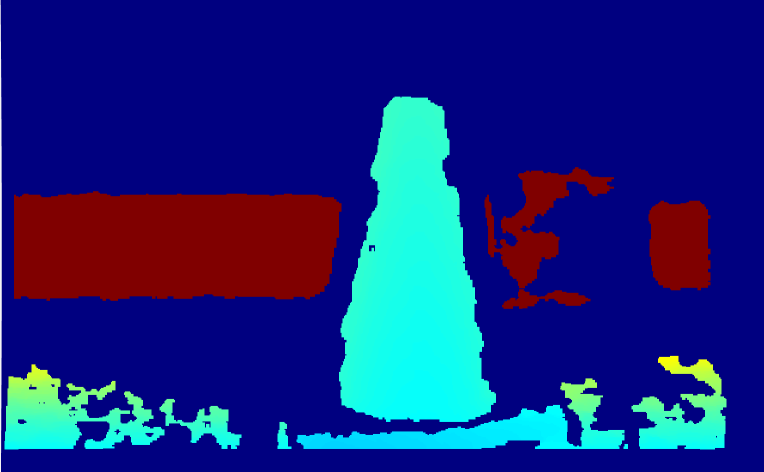
#> input picture Car/0609/1.png, 1528 x 943 px (shown at 1/2 size)
$ python test.py
#> lines starting #> are read from the running program, lines starting #| are printed output that depends on the picture; after the words box and inside, x2 and y2 are one past the last pixel; in counts of white or black regions, pixels touching at a corner belong together
import cv2
import numpy as np

# 读取图像
img = cv2.imread('1.png')
#> img is the input picture: shape (943, 1528, 3); mean B, G, R 126.2, 39, 22
if img is None:
    raise ValueError("图像读取失败！请检查文件路径。")

# 缩小图像方便调试
img_resized = cv2.resize(img, (640, 480))
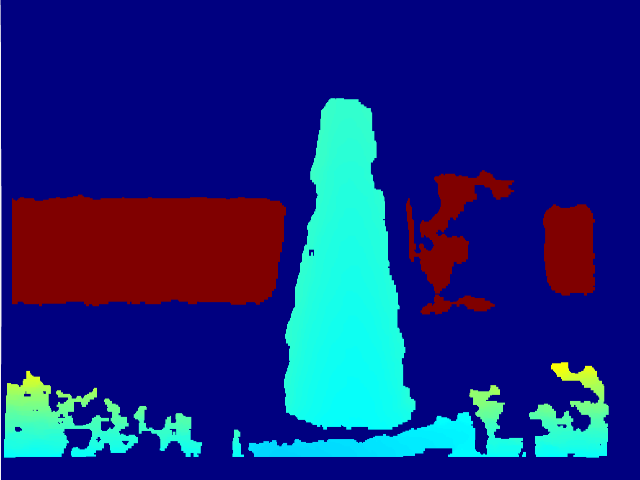
#> img_resized: shape (480, 640, 3); mean B, G, R 126.2, 39, 22

# 转灰度图（便于阈值化）
gray = cv2.cvtColor(img_resized, cv2.COLOR_BGR2GRAY)
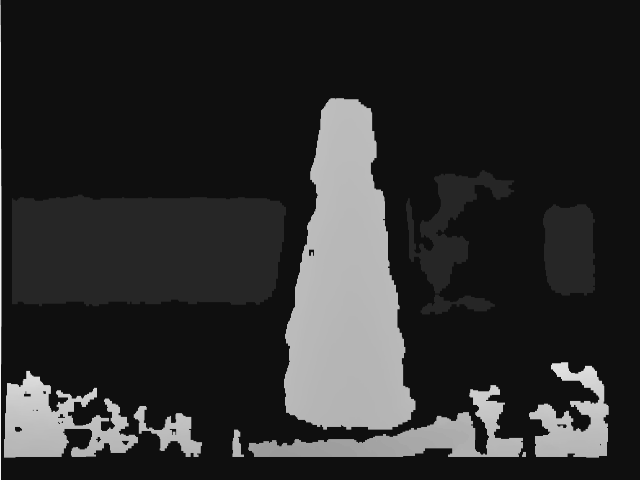
#> gray: shape (480, 640); min 14, max 244, mean 44.1

# 阈值提取近距离（浅色区域）
_, binary = cv2.threshold(gray, 140, 255, cv2.THRESH_BINARY)
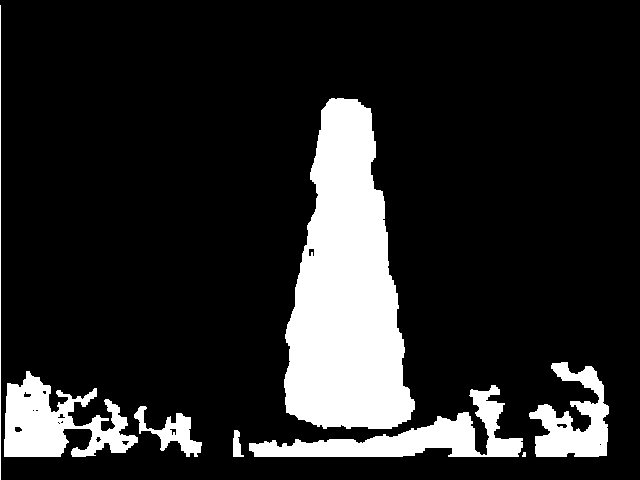
#> binary: shape (480, 640); 15.3% white; 8 white regions (1 under 20 px), largest, box (x1, y1, x2, y2) and area: (284, 98, 415, 429) 28705, (249, 385, 523, 457) 6367, (4, 371, 138, 457) 6054

# === 添加腐蚀 + 膨胀操作 ===
kernel = cv2.getStructuringElement(cv2.MORPH_RECT, (5, 5))

# 步骤1：闭操作填补锥体区域内部空洞
binary_closed = cv2.morphologyEx(binary, cv2.MORPH_CLOSE, kernel, iterations=2)
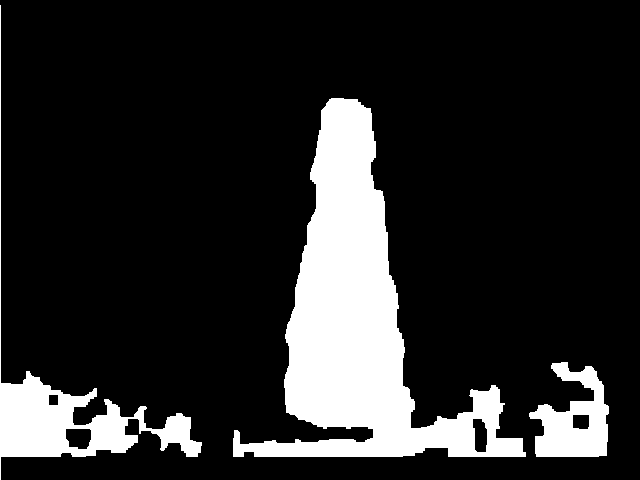
#> binary_closed: shape (480, 640); 16.1% white; 3 white regions, box (x1, y1, x2, y2) and area: (233, 98, 526, 457) 36115, (0, 5, 202, 480) 8889, (529, 362, 609, 457) 4305

# 步骤2：开操作去除小噪声点（可选）
binary_cleaned = cv2.morphologyEx(binary_closed, cv2.MORPH_OPEN, kernel, iterations=1)
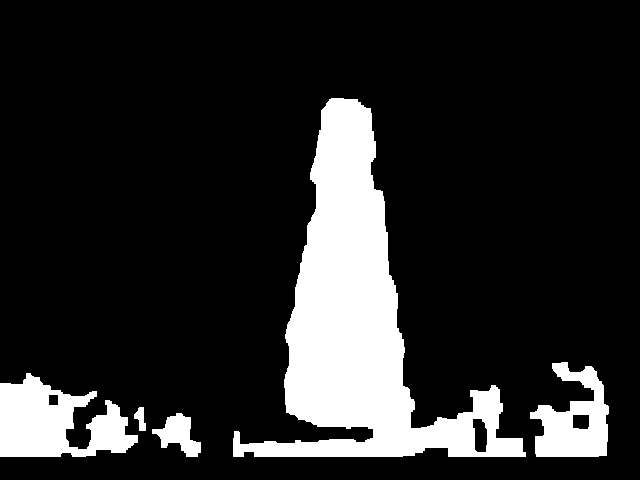
#> binary_cleaned: shape (480, 640); 15.9% white; 5 white regions

# 查找轮廓
contours, _ = cv2.findContours(binary_cleaned, cv2.RETR_EXTERNAL, cv2.CHAIN_APPROX_SIMPLE)
#> contours = 5 contours; box (x1, y1, x2, y2) and area: (233, 98, 526, 457) 35684, (0, 373, 138, 457) 6872, (530, 362, 609, 457) 4297, (152, 413, 201, 457) 1012, (134, 407, 146, 431) 143

# 绘制检测结果
result = img_resized.copy()

for cnt in contours:
    area = cv2.contourArea(cnt)
    if area < 5000:
        continue  # 忽略太小区域

    x, y, w, h = cv2.boundingRect(cnt)
    aspect_ratio = h / float(w)

    if aspect_ratio > 1.2:  # 偏长锥形
        cv2.drawContours(result, [cnt], -1, (0, 255, 0), 2)
        cv2.putText(result, "Cone", (x, y - 10), cv2.FONT_HERSHEY_SIMPLEX, 0.6, (0, 255, 0), 2)
#> this loop made 5 passes
#> area on passes 1, 2, 4: 1012.5, 143, 4297
#> (area, x, y, w, h, aspect_ratio) on passes 3, 5: (6872, 0, 373, 138, 84, 0.609), (35684, 233, 98, 293, 359, 1.23)
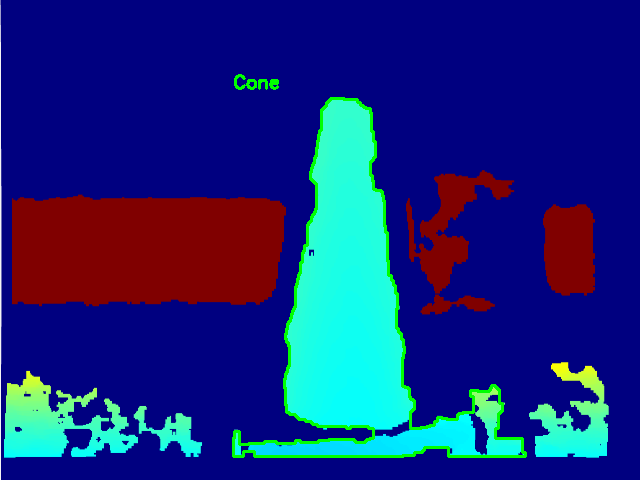
#> result: shape (480, 640, 3); 1.7% of pixels changed, all inside (x1, y1, x2, y2) = (232, 74, 527, 458)

# 显示各阶段图像
cv2.imshow("Original", img_resized)
cv2.imshow("Gray Binary", binary)
cv2.imshow("Morph Closed", binary_closed)
cv2.imshow("Cleaned Binary", binary_cleaned)
cv2.imshow("Detected Cones", result)
cv2.waitKey(0)
cv2.destroyAllWindows()
